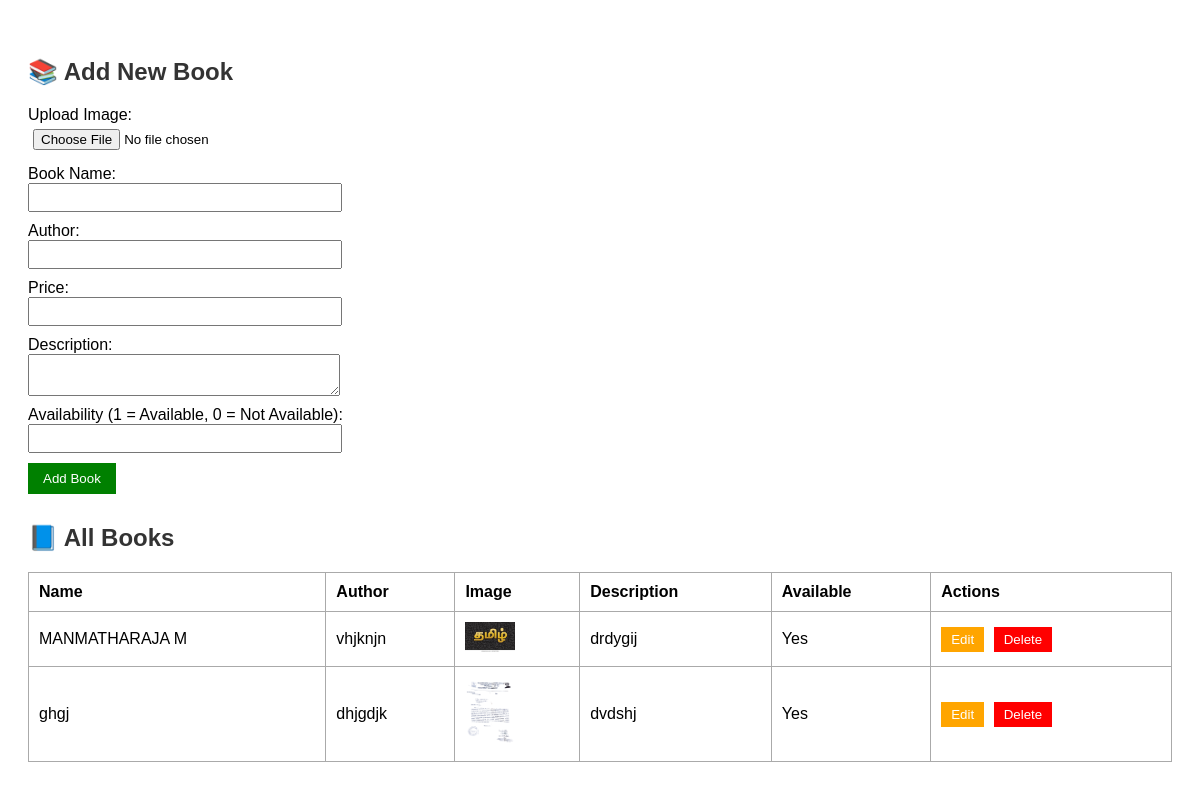
Before: /admin/books with the older database file.
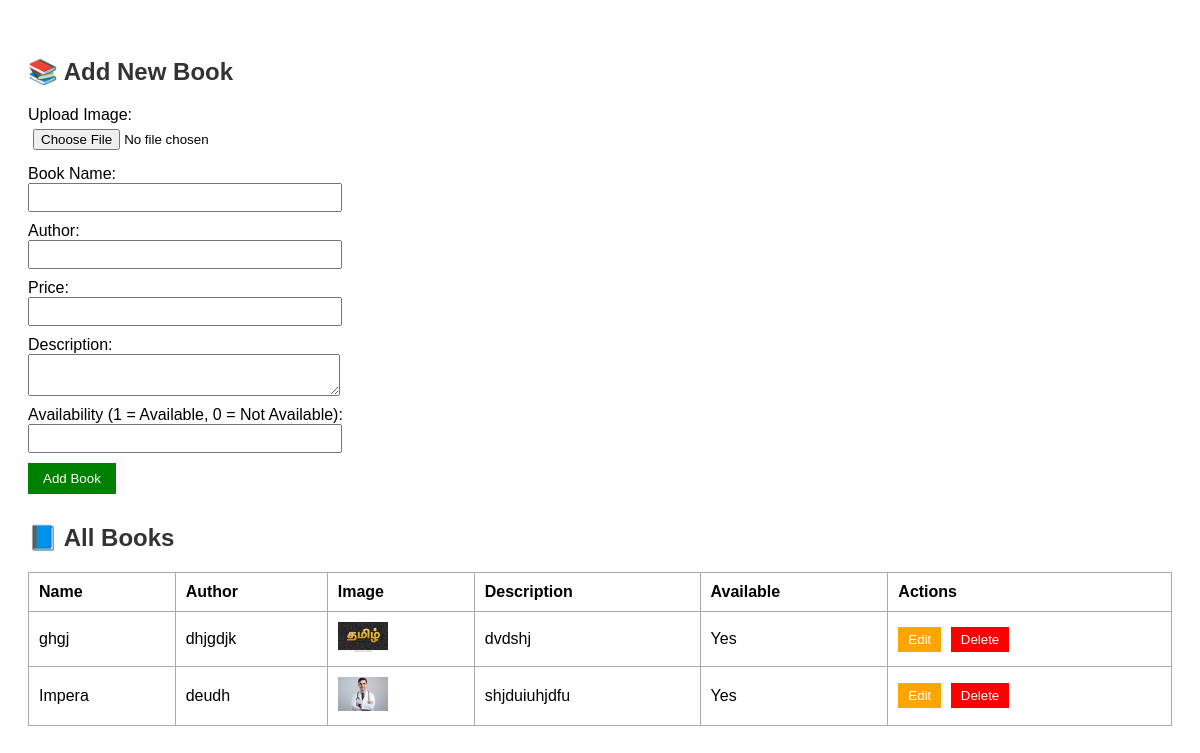
After: the same page with the newer database file.
### tables this page shows
CREATE TABLE books (
        id INTEGER PRIMARY KEY AUTOINCREMENT,
        image TEXT,
        name TEXT,
        author TEXT,
        price REAL,
        description TEXT,
        available INTEGER
    );

### app.py (the view)
@app.route("/admin/books")
def admin_books():
    conn = get_db()
    rows = conn.execute("SELECT * FROM books").fetchall()
    conn.close()
    books = [dict(row) for row in rows]
    return render_template("books.html", books=books)

### app.py (called while the page is built)
def get_db():
    con = sqlite3.connect('bookstore.db')
    con.row_factory = sqlite3.Row  # This enables dictionary-style access
    return con

### templates/books.html (shortened to what this page needs)
<!DOCTYPE html>
<html>
<head>
</head>
<body>
    <h2>📚 Add New Book</h2>
    <form method="POST" action="/admin/add_book" enctype="multipart/form-data">
        <label>Upload Image:</label>
        <input type="file" name="image_file" accept="image/*" required>
        <label>Book Name:</label>
        <input type="text" name="name" required>
        <label>Author:</label>
        <input type="text" name="author" required>
        <label>Price:</label>
        <input type="number" step="0.01" name="price" required>
        <label>Description:</label>
        <textarea name="description" required></textarea>
        <label>Availability (1 = Available, 0 = Not Available):</label>
        <input type="number" name="available" min="0" max="1" required>
        <button type="submit">Add Book</button>
    </form>
    <h2>📘 All Books</h2>
    <table>
        <thead>
            <tr>
                <th>Name</th>
                <th>Author</th>
                <th>Image</th>
                <th>Description</th>
                <th>Available</th>
                <th>Actions</th>
            </tr>
        </thead>
        <tbody>
            {% for book in books %}
            <tr>
                <td>{{ book.name }}</td>
                <td>{{ book.author }}</td>
                <td>
                    <img src="{{ book.image }}" alt="Image" width="50">
                </td>
                <td>{{ book.description }}</td>
                <td>{{ 'Yes' if book.available == 1 else 'No' }}</td>
                <td>
                    <button class="edit-btn"
                        data-book='{{ {
                            "id": book.id,
                            "name": book.name,
                            "author": book.author,
                            "description": book.description,
                            "available": book.available
                        } | tojson }}'
                        onclick="openEditModal(this)">
                        Edit
                    </button>
                    <button class="delete-btn" onclick="openDeleteModal('{{ book.id }}')">
                        Delete
                    </button>
                </td>
            </tr>
            {% endfor %}
        </tbody>
    </table>
</body>
</html>

### templates/books.html (style rules this page uses)
body { font-family: Arial, sans-serif; padding: 20px; }
h2 { margin-top: 30px; color: #333; }
form input, form textarea { margin-bottom: 10px; display: block; width: 300px; padding: 5px; }
form button { padding: 8px 15px; background-color: green; color: white; border: none; cursor: pointer; }
table { width: 100%; border-collapse: collapse; margin-top: 20px; }
th, td { border: 1px solid #aaa; padding: 10px; text-align: left; }
.edit-btn, .delete-btn { padding: 5px 10px; margin-right: 5px; cursor: pointer; }
.edit-btn { background-color: orange; color: white; border: none; }
.delete-btn { background-color: red; color: white; border: none; }

Changed rows visible on the page:
removed books: name "MANMATHARAJA M", author "vhjknjn", image (picture), description "drdygij", available "Yes"
changed books "ghgj": image: a different picture
added books: name "Impera", author "deudh", image (picture), description "shjduiuhjdfu", available "Yes"
